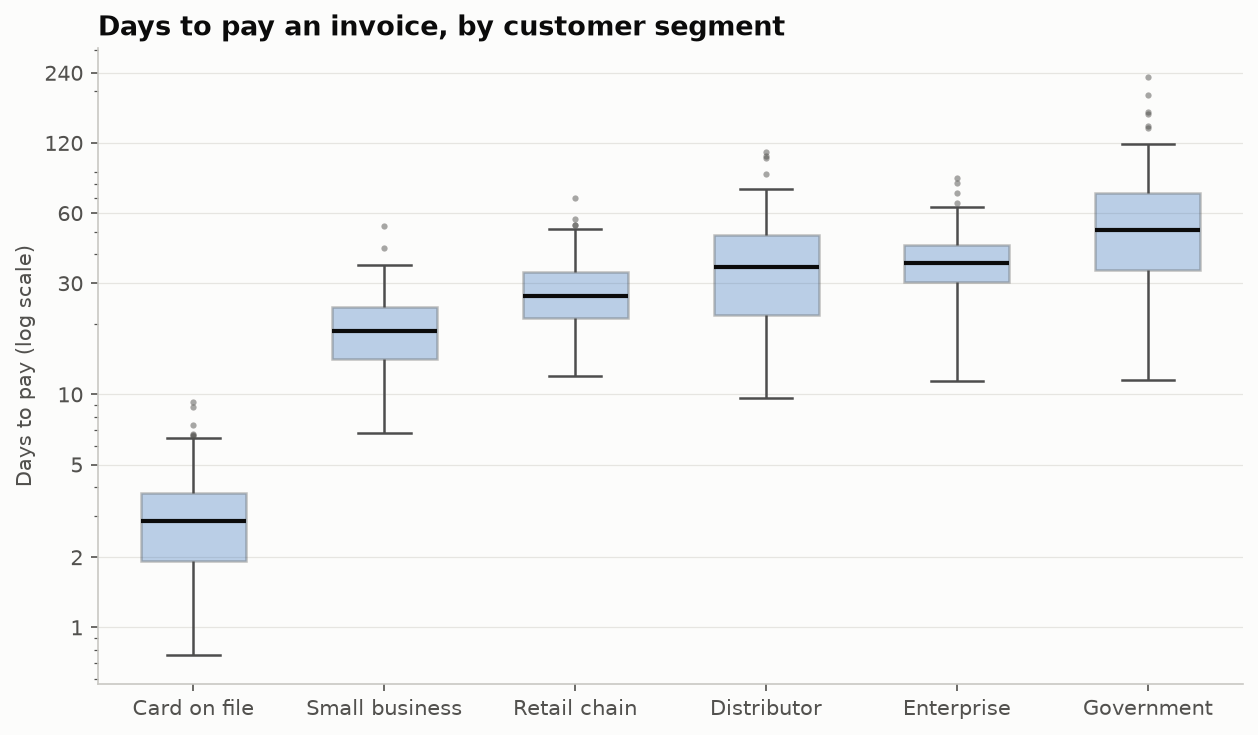

Python code for this plot:
"""
Box Plot (Box-and-Whisker)  -  family: Distribution

DESIGN PURPOSE
Summarises a distribution with five numbers: the median, the quartiles (box)
and the whiskers to 1.5×IQR, with outliers drawn as points. It is compact
enough to compare many groups side by side.

WHEN TO USE
  - Compare the medians and spreads of many groups
  - Flag outliers
  - Fit a statistical audience and small spaces

AVOID WHEN
  - The distribution is multimodal (the box hides the peaks; use a violin or
    raincloud)
  - Sample sizes are small (show the points instead)
  - The audience is unfamiliar with quartiles

ALTERNATIVES
  - Violin plot
  - Raincloud plot
  - Strip plot

EXAMPLE
Days taken to pay an invoice, by customer segment, for 1,000 invoices
(synthetic).

Run:  python box_plot.py

The notebook also shows this chart built with: plotly.
"""
import sys
from pathlib import Path

import numpy as np
import pandas as pd
import matplotlib.pyplot as plt

# Library style: categorical colors in fixed order, recessive axes, hairline grid.
PALETTE = ["#2a78d6", "#eb6834", "#1baf7a", "#eda100",
           "#e87ba4", "#008300", "#6250d6", "#e34948"]
SEQ_CMAP = "Blues"      # sequential: one hue, light -> dark
DIV_CMAP = "RdBu_r"     # diverging: two opposite hues, neutral midpoint
GRAY = "#b8b7b1"        # de-emphasised marks
plt.rcParams.update({
    "figure.figsize": (8, 4.8), "figure.dpi": 110, "figure.facecolor": "#fcfcfb",
    "axes.facecolor": "#fcfcfb", "axes.edgecolor": "#c9c8c3", "axes.linewidth": 0.8,
    "axes.spines.top": False, "axes.spines.right": False,
    "axes.grid": True, "grid.color": "#e6e5e1", "grid.linewidth": 0.6, "axes.axisbelow": True,
    "axes.prop_cycle": plt.cycler(color=PALETTE),
    "axes.titlesize": 13, "axes.titleweight": "bold", "axes.titlelocation": "left",
    "axes.labelcolor": "#52514e", "xtick.color": "#52514e", "ytick.color": "#52514e",
    "text.color": "#0b0b0b", "font.size": 10, "lines.linewidth": 2,
    "legend.frameon": False,
})

# --- Example data ------------------------------------------------------------
rng = np.random.default_rng(6)
segments = {"Card on file": (1.0, 0.5), "Small business": (2.9, 0.35), "Retail chain": (3.3, 0.3),
            "Enterprise": (3.6, 0.35), "Distributor": (3.5, 0.5), "Government": (3.9, 0.55)}
df = pd.concat([pd.DataFrame({"segment": d, "days_to_pay": rng.lognormal(mu, sd, 170)})
                for d, (mu, sd) in segments.items()], ignore_index=True)
order = df.groupby("segment")["days_to_pay"].median().sort_values().index.tolist()
df.groupby("segment")["days_to_pay"].median().round(1)

# --- Plot --------------------------------------------------------------------
import seaborn as sns
fig, ax = plt.subplots(figsize=(8.5, 5))
sns.boxplot(data=df, x="segment", y="days_to_pay", order=order, color=PALETTE[0], width=0.55,
            boxprops=dict(alpha=0.35), linewidth=1.2,
            flierprops=dict(marker="o", markersize=3, markerfacecolor="#52514e",
                            markeredgecolor="none", alpha=0.5),
            medianprops=dict(color="#0b0b0b", linewidth=2), ax=ax)
ax.set_yscale("log")
ax.set_yticks([1, 2, 5, 10, 30, 60, 120, 240], ["1", "2", "5", "10", "30", "60", "120", "240"])
ax.set_xlabel(None)
ax.set_ylabel("Days to pay (log scale)")
ax.set_title("Days to pay an invoice, by customer segment")
ax.grid(axis="x", visible=False)
fig.tight_layout()

# --- Save / show -------------------------------------------------------------
out = Path(__file__).with_name(Path(__file__).stem + ".png")
fig.savefig(out, dpi=150, bbox_inches="tight")
print(f"saved {out}")
if "--no-show" not in sys.argv:
    plt.show()
